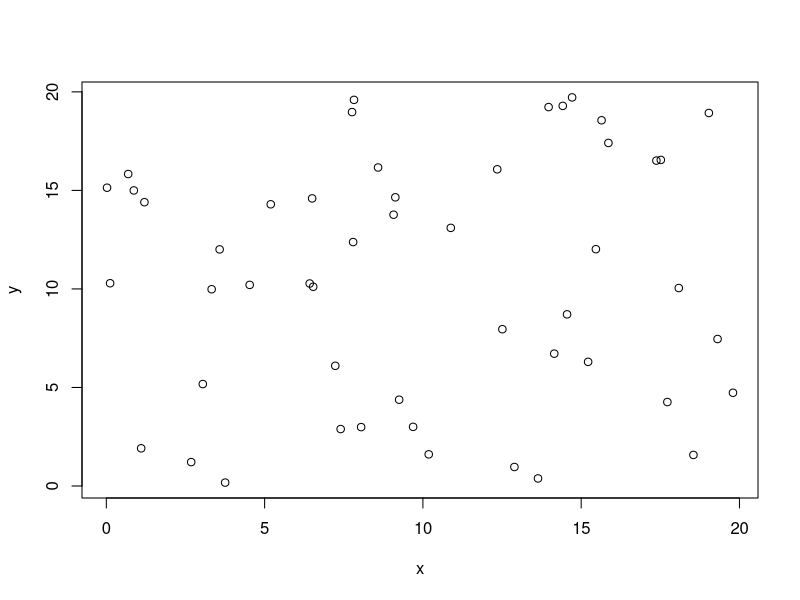
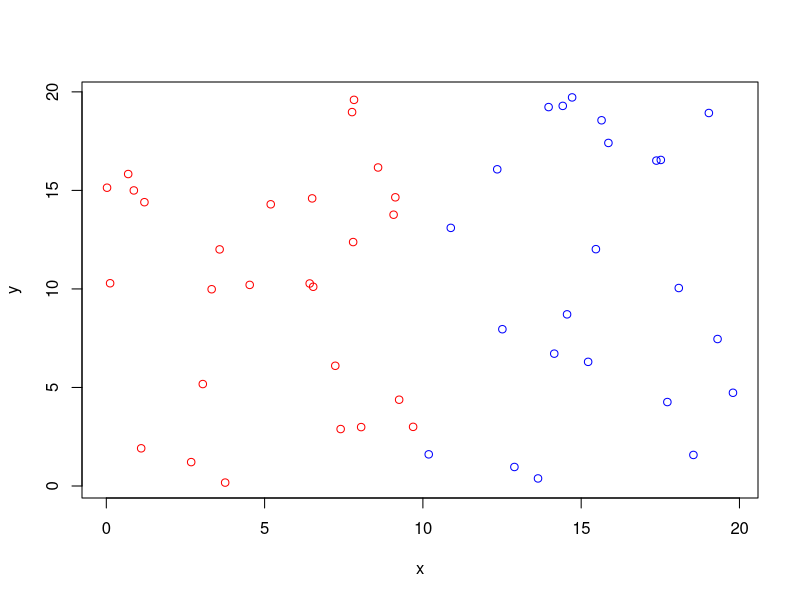

R code for these plots, in order: (Note: this script raises an error after producing the figures.)
# generiamo dei dati casuali 
set.seed(12345)
x <- runif(50, min = 0, max = 20)
y <- runif(50, min = 0, max = 20)

plot(x,y)

# creiamo delle etichette per i nostri dati e applichiamole in base ai valori
class <- rep("class1", 50)
class[x > 10] <- "class2"

# visualizziamo i dati
plot(x,y, col = ifelse(class=="class1", "red", "blue"))


# creiamo un dataframe con i nostri dati
df <- data.frame(x, y, class)

library(e1071)

# creiamo un modello predittivo con kernel lineare
ml <- svm(class ~., df, kernel ="linear", cost =0.1)

# creiamo altre due distribuzioni dati
z <- runif(50, min = 0, max = 20)
h <- runif(50, min = 0, max = 20)

# creiamo un altro dataframe
df2 <- data.frame(z,h)
# rappresentiamo graficamente i dati
plot(df2)


# prediciamo tramite il nostro modello l’appartenenza alle due classi per gli elementi del secondo dataframe df2
predict(ml, df2)

# modello non lineare
set.seed(1234)
x <- runif(50, min = 0, max = 20)
y <- runif(50, min = 0, max = 20)

# stavolta i dati della classe2 saranno distribuiti diversamente, nei valori centrali
class <- rep("class1", 50)
class[x>4 & x < 13] <- "class2"

# creiamo un dataframe con i nostri vettori
df <- data.frame(x, y, class)

# visualizziamo la rappresentazione grafica
plot(x,y, col = ifelse(class=="class1", "red", "green"))


# creiamo alcuni modelli impostando il kernel come radiale e modificando i parametri gamma e cost. cost è il parametro di penalizzazione e gamma il parametro kernel per la funzione rediale

ml <- svm(class~., df, type='C', kernel ="radial", gamma = 0.1)
ml2 <- svm(class~., df, type='C', kernel ="radial", gamma = 1, cost = 1)
ml3 <- svm(class~., df, type='C', kernel ="radial", gamma = 1, cost = 10)


# estraiamo e mescoliamo alcuni dati dal nostro dataset di partenza
random <- runif(nrow(df))
df2 <- df[order(random),]
df3 <- df[1:25,]

# creiamo tre predizioni, ognuno con un diverso modello
pred1 <- predict(ml, df3)
pred2 <- predict(ml2, df3)
pred3 <- predict(ml3, df3)

# visualizziamo i risultati a confronto con i valori effettivi
table(df3$class, pred1)

table(df3$class, pred2)

table(df3$class, pred3)

